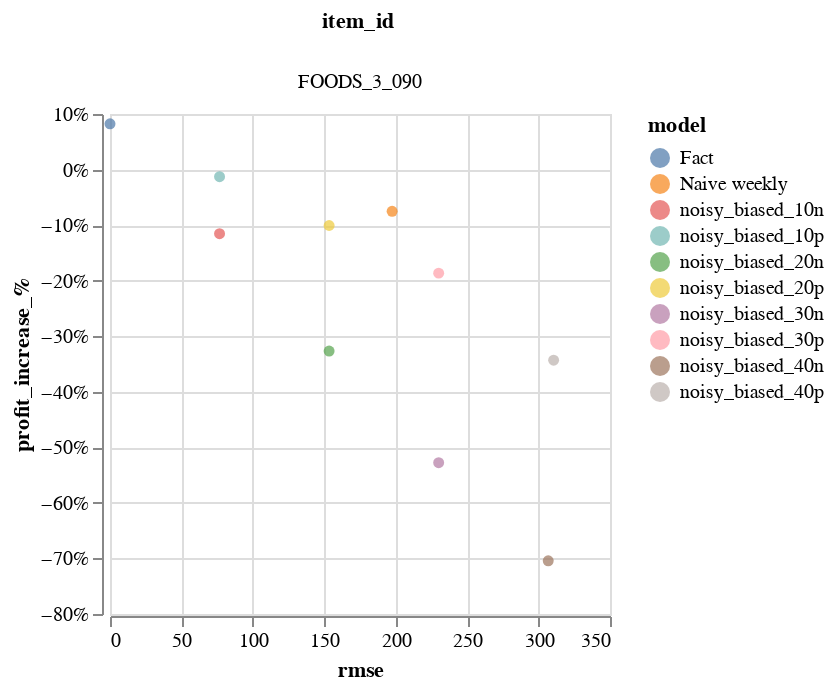

Notebook code cell kept with this figure:
### Code cell
chart = alt.Chart(eval_df).mark_circle().encode(
    x=alt.X('rmse:Q',scale=alt.Scale(zero=False)),
    y=alt.Y('profit_increase_%:Q',scale=alt.Scale(zero=False), axis=alt.Axis(format='%')),
    color=alt.Color('model:N'),
    tooltip = ['model:N'],
    column='item_id:N'
).properties(width=250, height=250)#.interactive()


chart

### Figure 1 — Vega-Lite specification as saved in the notebook (floating-point values rounded to 4 significant figures)
{"config": {"view": {"continuousWidth": 400, "continuousHeight": 300}}, "data": {"name": "data-b61a7b463e4c3109fe5d967205b6c87d"}, "mark": "circle", "encoding": {"color": {"type": "nominal", "field": "model"}, "column": {"type": "nominal", "field": "item_id"}, "tooltip": [{"type": "nominal", "field": "model"}], "x": {"type": "quantitative", "field": "rmse", "scale": {"zero": false}}, "y": {"type": "quantitative", "axis": {"format": "%"}, "field": "profit_increase_%", "scale": {"zero": false}}}, "height": 250, "width": 250, "$schema": "https://vega.github.io/schema/vega-lite/v4.8.1.json", "datasets": {"data-b61a7b463e4c3109fe5d967205b6c87d": [{"model": "Naive weekly", "item_id": "FOODS_3_090", "rmse": 197.5, "rmse_normalized": 1.0, "profit_increase_%": -0.07521, "final_profit_w_discount": 158200.0}, {"model": "Fact", "item_id": "FOODS_3_090", "rmse": 0.0, "rmse_normalized": 0.0, "profit_increase_%": 0.08245, "final_profit_w_discount": 185100.0}, {"model": "noisy_biased_10p", "item_id": "FOODS_3_090", "rmse": 76.69, "rmse_normalized": 0.3883, "profit_increase_%": -0.01285, "final_profit_w_discount": 168800.0}, {"model": "noisy_biased_20p", "item_id": "FOODS_3_090", "rmse": 153.4, "rmse_normalized": 0.7767, "profit_increase_%": -0.1007, "final_profit_w_discount": 153800.0}, {"model": "noisy_biased_30p", "item_id": "FOODS_3_090", "rmse": 230.1, "rmse_normalized": 1.165, "profit_increase_%": -0.1865, "final_profit_w_discount": 139100.0}, {"model": "noisy_biased_40p", "item_id": "FOODS_3_090", "rmse": 310.5, "rmse_normalized": 1.572, "profit_increase_%": -0.3432, "final_profit_w_discount": 112300.0}, {"model": "noisy_biased_10n", "item_id": "FOODS_3_090", "rmse": 76.69, "rmse_normalized": 0.3883, "profit_increase_%": -0.1155, "final_profit_w_discount": 151300.0}, {"model": "noisy_biased_20n", "item_id": "FOODS_3_090", "rmse": 153.4, "rmse_normalized": 0.7767, "profit_increase_%": -0.3267, "final_profit_w_discount": 115200.0}, {"model": "noisy_biased_30n", "item_id": "FOODS_3_090", "rmse": 230.1, "rmse_normalized": 1.165, "profit_increase_%": -0.5276, "final_profit_w_discount": 80790.0}, {"model": "noisy_biased_40n", "item_id": "FOODS_3_090", "rmse": 306.8, "rmse_normalized": 1.553, "profit_increase_%": -0.7043, "final_profit_w_discount": 50570.0}]}}
